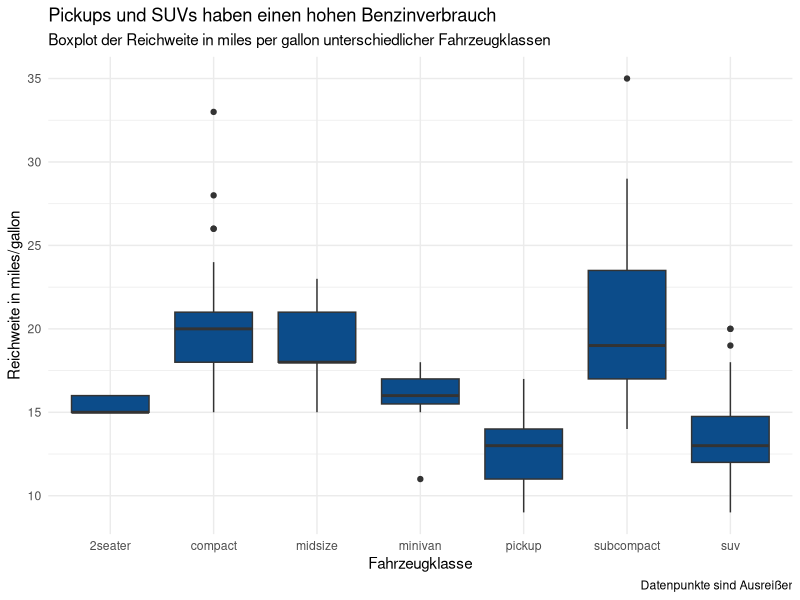

The R source for this figure:
## Übung Boxplot und Histogram

## Bibliotheken laden

library(tidyverse)
library(psych)
library(ggplot2)

data(mpg)
mpg

ggplot(data = mpg) +
  aes(x = class, y = cty) +
  geom_boxplot(fill = "#0c4c8a") +
  labs(title = "Pickups und SUVs haben einen hohen Benzinverbrauch",
    x = "Fahrzeugklasse",
    y = "Reichweite in miles/gallon",
    caption = "Datenpunkte sind Ausreißer",
    subtitle = "Boxplot der Reichweite in miles per gallon unterschiedlicher Fahrzeugklassen") +
  theme_minimal() -> benzinverbrauch 

#breite = 15
#'hoehe = breite*0.5

ggsave(plot = benzinverbrauch, "ArndtBlajic_Boxplot.pdf", width = 10, height = 5)

